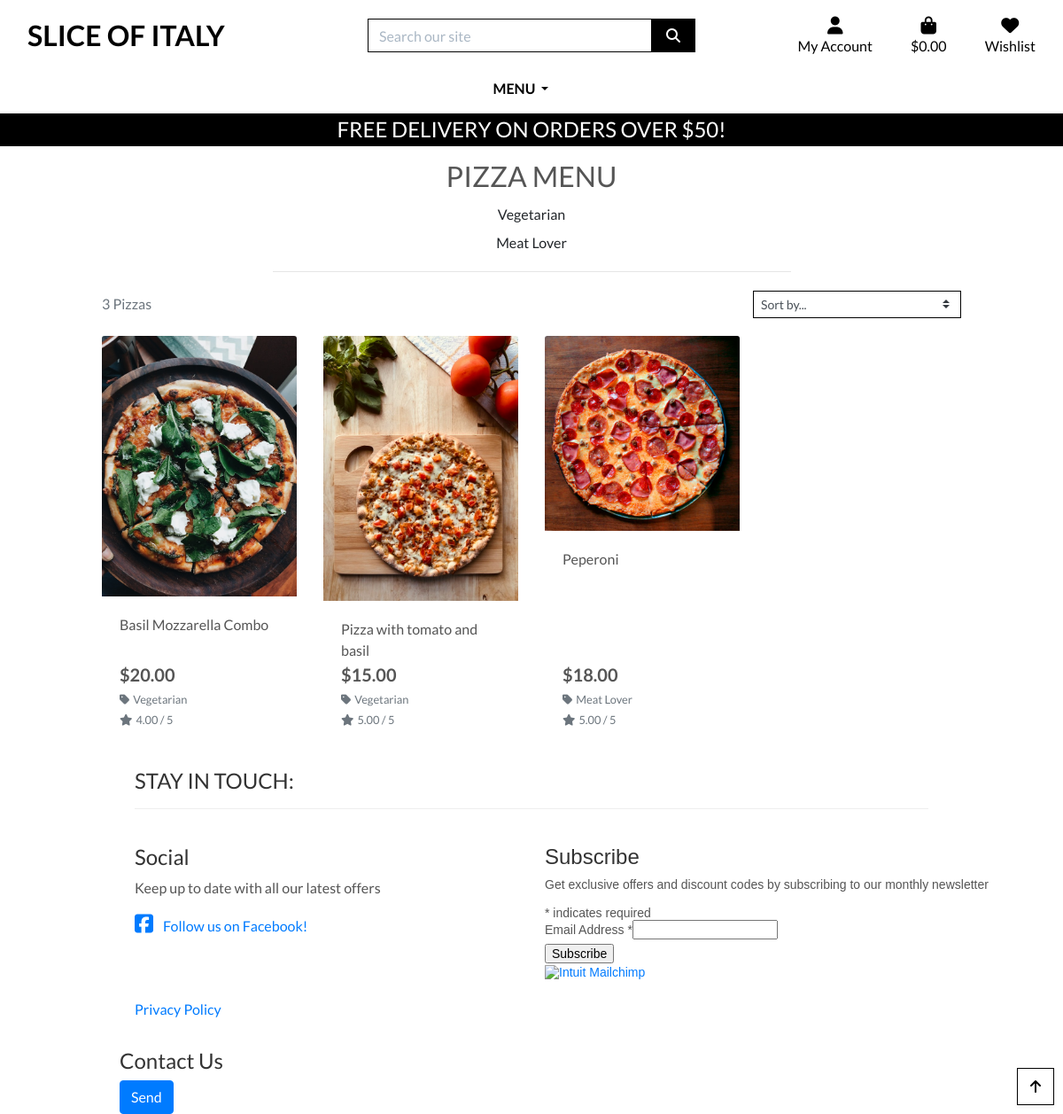
Page /pizzas/ on the committed database.
### pizzas/models.py (models this page shows, shortened)
class Category(models.Model):
    class Meta:
        verbose_name_plural = 'Categories'
    name = models.CharField(max_length=254)
    friendly_name = models.CharField(max_length=254, null=True, blank=True)

class Pizza(models.Model):
    category = models.ForeignKey('Category', null=True, blank=True, on_delete=models.SET_NULL)
    sku = models.CharField(max_length=254, null=True, blank=True)
    name = models.CharField(max_length=254)
    description = models.TextField()
    price = models.DecimalField(max_digits=6, decimal_places=2)
    rating = models.DecimalField(max_digits=6, decimal_places=2, null=True, blank=True)
    image_url = models.URLField(max_length=1024, null=True, blank=True)
    image = models.ImageField(null=True, blank=True)

### pizzas/views.py (the view)
# urls.py: path('', views.pizzas, name='pizzas'),
def pizzas(request):
    pizzas = Pizza.objects.all()
    query = request.GET.get('q')
    categories = request.GET.getlist('category')
    all_categories = Category.objects.all()
    sort = request.GET.get('sort')
    direction = request.GET.get('direction')
    if query:
        queries = Q(name__icontains=query) | Q(description__icontains=query)
        pizzas = pizzas.filter(queries)
    if categories:
        pizzas = pizzas.filter(category__name__in=categories)
        categories = Category.objects.filter(name__in=categories)
    if sort:
        if direction == 'desc':
            sort = f'-{sort}'
        pizzas = pizzas.order_by(sort)
    context = {
        'pizzas': pizzas,
        'search_term': query,
        'current_categories': categories,
        'all_categories': all_categories,
        'current_sorting': f'{sort}_{direction}',
    }
    return render(request, 'pizzas/pizzas.html', context)

### bag/contexts.py (called while the page is built, shortened)
def bag_contents(request):
    bag_items = []
    total = 0
    pizza_count = 0
    bag = request.session.get('bag', {})
    if total < settings.FREE_DELIVERY_THRESHOLD:
        delivery = total * Decimal(settings.STANDARD_DELIVERY_PERCENTAGE / 100)
        free_delivery_delta = settings.FREE_DELIVERY_THRESHOLD - total
    else:
        delivery = 0
        free_delivery_delta = 0
    grand_total = delivery + total
    context = {
        'bag_items': bag_items,
        'total': total,
        'pizza_count': pizza_count,
        'delivery': delivery,
        'free_delivery_delta': free_delivery_delta,
        'free_delivery_threshold': settings.FREE_DELIVERY_THRESHOLD,
        'grand_total': grand_total,
    }
    return context

### pizzas/templates/pizzas/pizzas.html (shortened to what this page needs)
{% extends "base.html" %}
{% load static %}
{% block page_header %}
    <div class="container header-container">
    </div>
{% endblock %}
{% block content %}
    <div class="overlay"></div>
    <div class="container-fluid">
        <div class="row">
            <div class="col text-center mt-3">
                <h2 class="logo-font">Pizza Menu</h2>
                {% for category in all_categories %}
                    <a href="{% url 'pizzas_by_category' category.name %}" class="dropdown-item">{{ category.friendly_name }}</a>
                {% endfor %}
                <hr class="w-50 mb-1">
            </div>
        </div>
        <div class="row">
            <div class="pizza-container col-10 offset-1">
                <div class="row mt-1 mb-2">
                    <div class="col-12 col-md-6 my-auto order-md-last d-flex justify-content-center justify-content-md-end">
                        <div class="sort-select-wrapper w-50">
                            <select id="sort-selector" class="custom-select custom-select-sm rounded-0 border border-{% if current_sorting != 'None_None' %}info{% else %}black{% endif %}">
                                <option value="reset" {% if current_sorting == 'None_None' %}selected{% endif %}>Sort by...</option>
                            </select>
                        </div>
                    </div>
                    <div class="col-12 col-md-6 order-md-first">
                        <p class="text-muted mt-3 text-center text-md-left">
                            {{ pizzas|length }} Pizzas{% if search_term %} found for <strong>"{{ search_term }}"</strong>{% endif %}
                        </p>
                    </div>
                </div>
                <div class="row">
                    {% for pizza in pizzas %}
                        <div class="col-sm-6 col-md-6 col-lg-4 col-xl-3">
                            <div class="card h-100 border-0">
                                <a href="{% url 'pizza_detail' pizza.id %}">
                                    <img class="card-img-top img-fluid" src="{{ pizza.image.url }}" alt="{{ pizza.name }}">
                                </a>
                                <div class="card-body pb-0">
                                    <p class="mb-0">{{ pizza.name }}</p>
                                </div>
                                <div class="card-footer bg-white pt-0 border-0 text-left">
                                    <div class="row">
                                        <div class="col">
                                            <p class="lead mb-0 text-left font-weight-bold">${{ pizza.price }}</p>
                                            {% if pizza.category %}
                                            <p class="small mt-1 mb-0">
                                                <a class="text-muted" href="{% url 'pizzas' %}?category={{ pizza.category.name }}">
                                                    <i class="fas fa-tag mr-1"></i>{{ pizza.category.friendly_name }}
                                                </a>
                                            </p>
                                            {% endif %}
                                            {% if pizza.rating %}
                                                <small class="text-muted"><i class="fas fa-star mr-1"></i>{{ pizza.rating }} / 5</small>
                                            {% else %}
                                                <small class="text-muted">No Rating</small>
                                            {% endif %}
                                        </div>
                                    </div>
                                </div>
                            </div>
                        </div>
                    {% endfor %}
                </div>
            </div>
        </div>
    </div>
    <div class="btt-button shadow-sm rounded-0 border border-black">
        <a class="btt-link d-flex h-100">
            <i class="fas fa-arrow-up text-black mx-auto my-auto"></i>
        </a>
    </div>
{% endblock %}

### static/css/base.css (style rules this page uses)
html { height: 100%; }
body { background: url('/media/ivan-torres-MQUqbmszGGM-unsplash (1).jpg') no-repeat center center fixed; background-size: cover; height: calc(100vh - 164px); color: #555; font-family: 'Lato'; }
.logo-font { text-transform: uppercase; }
.text-black { color: #000 !important; }
.border-black { border: 1px solid black !important; }
.overlay { height: 100%; width: 100%; top: 0; left: 0; position: fixed; background: white; z-index: -1; }
.btt-button { height: 42px; width: 42px; position: fixed; bottom: 10px; right: 10px; }
.btt-link, .update-link, .remove-item { cursor: pointer; }
@media (min-width: 1200px) { .container { max-width: 80%; } }
@media (min-width: 992px) { .header-container { padding-top: 164px; } }

### rows in the picture
Category: friendly_name "Vegetarian"
Category: friendly_name "Meat Lover"
Pizza: image (picture), name "Basil Mozzarella Combo", price "20.00", category.friendly_name "Vegetarian", rating "4.00"
Pizza: image (picture), name "Pizza with tomato and basil", price "15.00", category.friendly_name "Vegetarian", rating "5.00"
Pizza: image (picture), name "Peperoni", price "18.00", category.friendly_name "Meat Lover", rating "5.00"

### other values in the picture
{{ free_delivery_threshold }} "50"
{{ pizzas|length }} "3"
